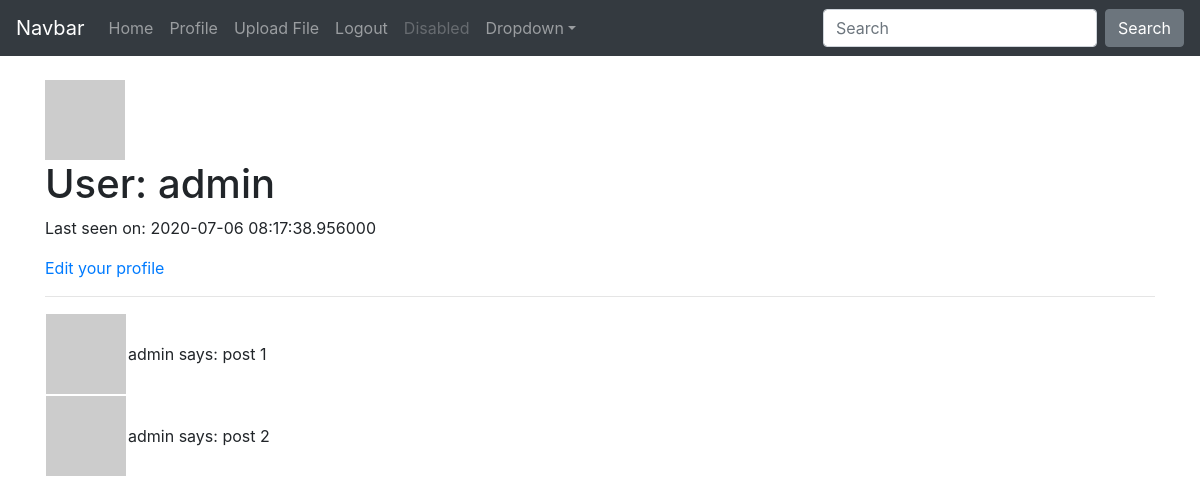
Page /user/admin (signed in) on the earlier database version.
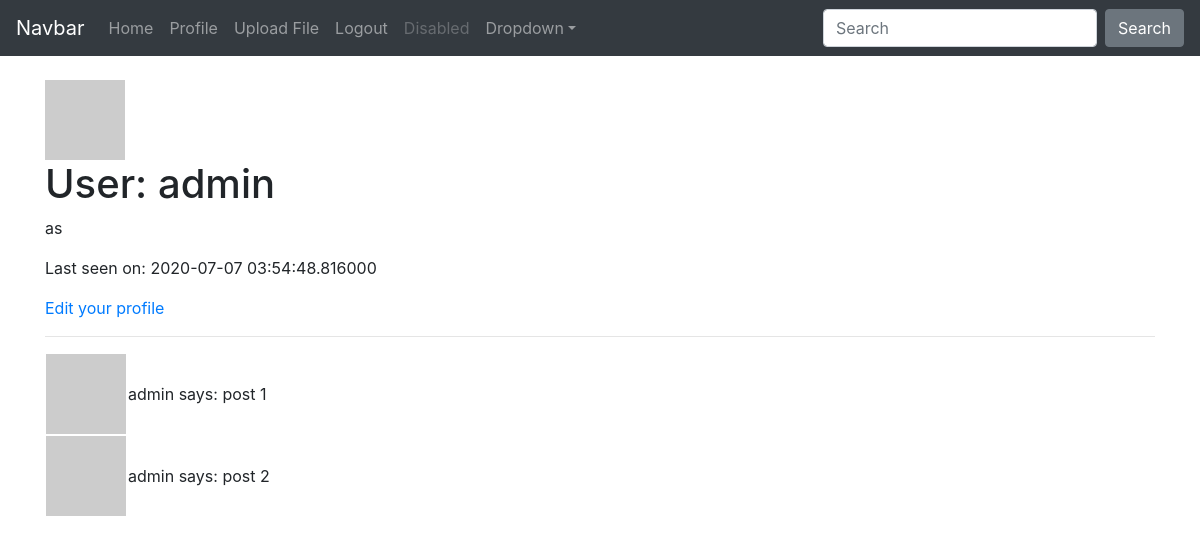
Same page on the later database version.
### app/models.py (models this page shows, shortened)
class User(UserMixin, db.Model):
    id = db.Column(db.Integer, primary_key=True)
    username = db.Column(db.String(64), index=True, unique=True)
    email = db.Column(db.String(120), index=True, unique=True)
    password_hash = db.Column(db.String(128))
    posts = db.relationship('Post', backref='author', lazy='dynamic')
    about_me = db.Column(db.String(140))
    last_seen = db.Column(db.DateTime, default=datetime.utcnow)
    def avatar(self, size):
        digest = md5(self.email.lower().encode('utf-8')).hexdigest()
        return 'https://www.gravatar.com/avatar/{}?d=mp&s={}'.format(digest, size)

### app/routes.py (the view)
@app.route('/user/<username>')
@login_required
def user(username):
    user = User.query.filter_by(username=username).first_or_404()
    posts = [
        {'author': user, 'body': 'post 1'},
        {'author': user, 'body': 'post 2'}
    ]
    return render_template('user.html', user=user, posts=posts)

### app/models.py (called while the page is built)
@login.user_loader
def load_user(id):
    return User.query.get(int(id))

### app/routes.py (called while the page is built)
@app.before_request
def before_request():
    if current_user.is_authenticated:
        current_user.last_seen = datetime.utcnow()
        db.session.commit()

### app/templates/user.html
{% extends "base.html" %}
{% block content %}
    <div>
      <img src="{{ user.avatar(128) }}" alt="" srcset="">
        <h1>
           User: {{ user.username }}
        </h1>
        {% if user.about_me %}<p>{{ user.about_me }}</p>{% endif %}
        {% if user.last_seen %}<p>Last seen on: {{ user.last_seen }}</p>{% endif %}
        <p>
          <a href="{{ url_for('edit_profile') }}">Edit your profile</a>
        </p>
        <hr>
        {% for post in posts %}
          {% include '_post.html' %}
        {% endfor %}
    </div>
{% endblock %}

### app/templates/base.html (shortened to what this page needs)
<!doctype html>
<html lang="en">
  <head>
    <link rel="stylesheet" href="https://stackpath.bootstrapcdn.com/bootstrap/4.5.0/css/bootstrap.min.css">
  </head>
  <body>
    <nav class="navbar navbar-expand-md navbar-dark bg-dark fixed-top">
        <a class="navbar-brand" href="#">Navbar</a>
        <div class="collapse navbar-collapse" id="navbarsExampleDefault">
          <ul class="navbar-nav mr-auto">
            <li class="nav-item">
              <a class="nav-link" href="{{ url_for('index') }}">Home <span class="sr-only">(current)</span></a>
            </li>
            {% if current_user.is_anonymous %}
            <li class="nav-item">
              <a class="nav-link" href="{{ url_for('login') }}">Login</a>
            </li>
            <li class="nav-item">
              <a class="nav-link" href="{{ url_for('register') }}">Register</a>
            </li>
            {% else %}
            <li class="nav-item">
              <a class="nav-link" href="{{ url_for('user', username=current_user.username) }}">Profile</a>
            </li>
            <li class="nav-item">
              <a class="nav-link" href="{{ url_for('upload_file') }}">Upload File</a>
            </li>
            <li class="nav-item">
              <a class="nav-link" href="{{ url_for('logout') }}">Logout</a>
            </li>
            {% endif %}
            <li class="nav-item">
              <a class="nav-link disabled" href="#" tabindex="-1" aria-disabled="true">Disabled</a>
            </li>
            <li class="nav-item dropdown">
              <a class="nav-link dropdown-toggle" href="#" id="dropdown01" data-toggle="dropdown" aria-haspopup="true" aria-expanded="false">Dropdown</a>
            </li>
          </ul>
          <form class="form-inline my-2 my-lg-0">
            <input class="form-control mr-sm-2" type="text" placeholder="Search" aria-label="Search">
            <button class="btn btn-secondary my-2 my-sm-0" type="submit">Search</button>
          </form>
        </div>
      </nav>
      <main role="main" class="container">
        {% block content %}
        {% endblock %}
      </main>
  </body>
</html>

### app/templates/_post.html
<table>
<tr>
    <td>
    <img src="{{ user.avatar(36) }}" alt="" srcset="">
    </td>
    <td>
    {{ post.author.username }} says: {{ post.body }}
    </td>
</tr>
</table>

### app/templates/base.html (style rules this page uses)
body { padding-top: 5rem; }

Differences in the rows shown:
changed User "admin": about_me (not shown) → "as"; last_seen "2020-07-06 08:17:38.956000" → "2020-07-07 03:54:48.816000"
